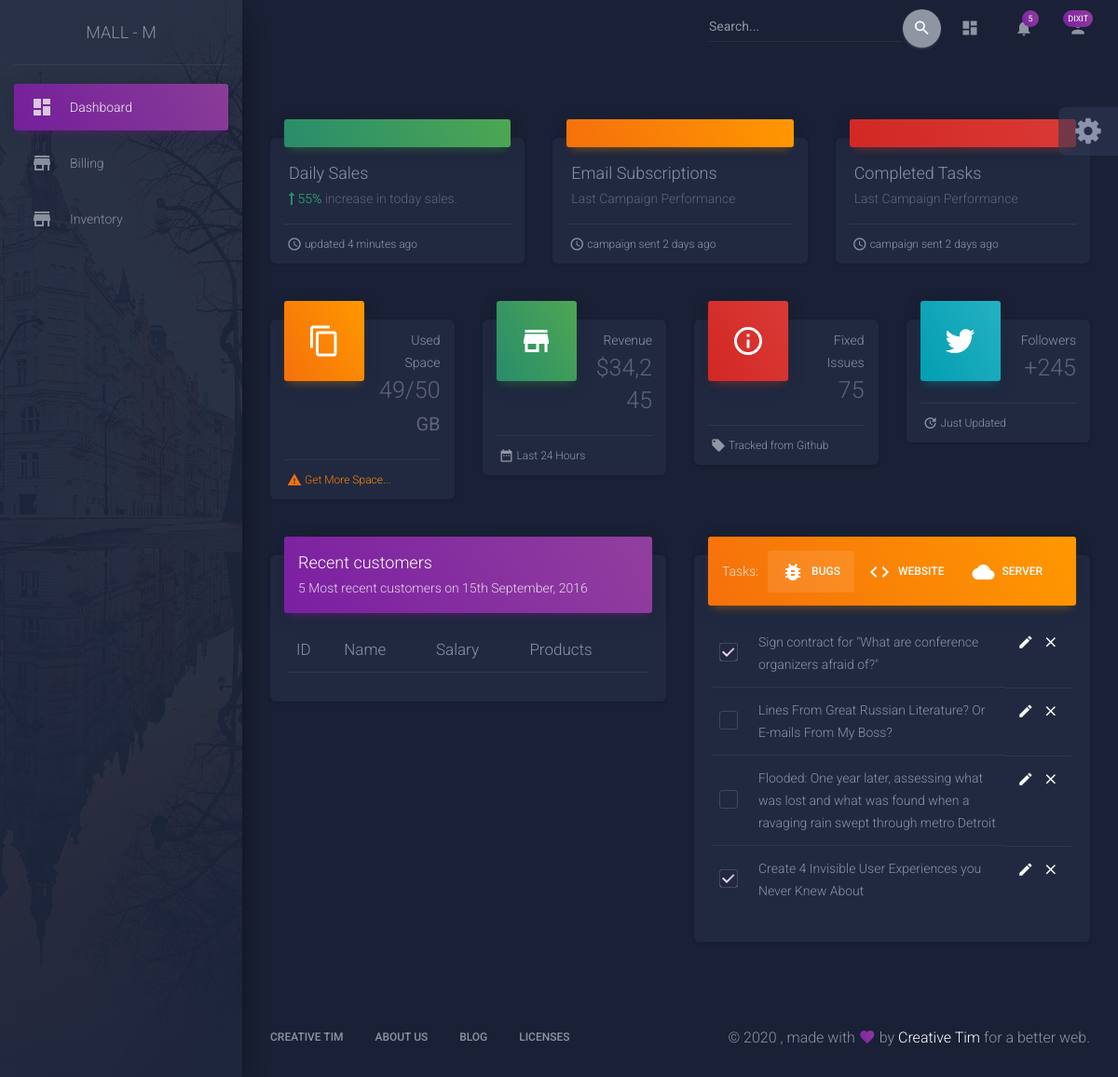
Before: / (signed in) with the older database file.
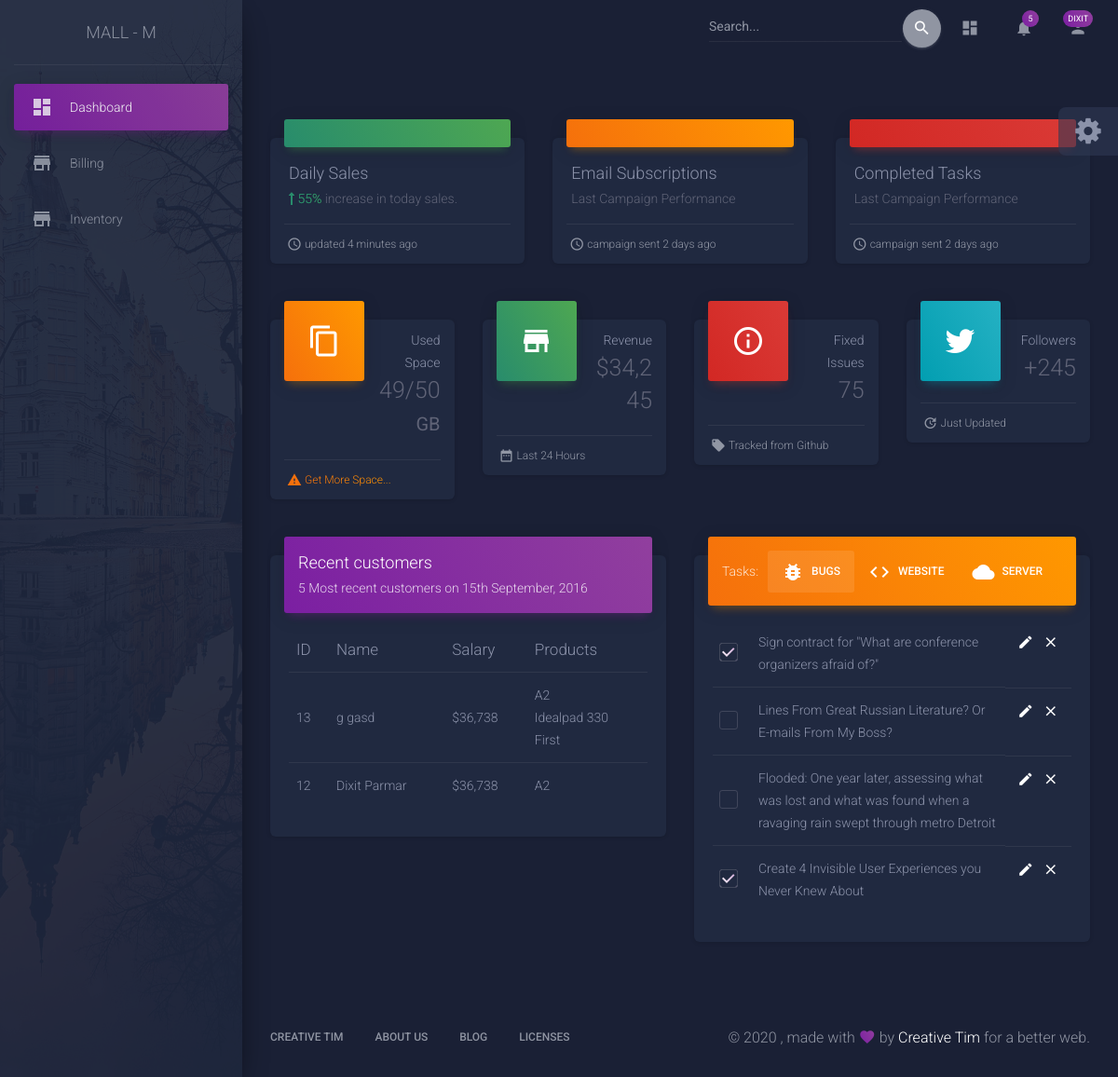
After: the same page with the newer database file.
### billing/models.py (models this page shows, shortened)
class Customer(models.Model):
  product = models.ManyToManyField(Product)
  fname = models.CharField(max_length=30)
  lname = models.CharField(max_length=30)
  quantity = models.IntegerField(default=1)
  date = models.DateTimeField( auto_now=False, auto_now_add=False, default=timezone.now)

### madmin/models.py (models this page shows, shortened)
class Product(models.Model):
  Product_name = models.CharField(max_length=50)
  Supplier_name = models.CharField(max_length=100)
  Description = models.TextField()
  Imported_quantity = models.IntegerField()
  Imported_cost = models.BigIntegerField()
  Sold_quantity = models.IntegerField()
  Profit = models.IntegerField(default=0)
  Available_quantity = models.IntegerField()
  Price = models.IntegerField()
  Product_type = models.CharField(max_length=30)
  Image = models.ImageField(default='default.png', upload_to='product_pics')
  Product_code = models.CharField(max_length=6, default='DEF000')
  def __str__(self):
      return self.Product_name

### madmin/views.py (the view)
# urls.py: path('',views.dashboard,name="dashboard"),
@login_required
def dashboard(request):
  context = {'customers' :  Customer.objects.all().order_by('-pk')[:5]}
  return render(request,'mallm/dashboard.html', context)

### madmin/templates/mallm/dashboard.html (shortened to what the changed rows need)
{% extends 'mallm/common.html' %}
{% block content %}
      <div class="content mt-0">
        <div class="container-fluid">
          <div class="row">
            <div class="col-lg-6 col-md-12">
              <div class="card">
                <div class="card-body table-responsive">
                  <table class="table table-hover">
                    <thead class="text-warning">
                      <th>ID</th>
                      <th>Name</th>
                      <th>Salary</th>
                      <th>Products</th>
                    </thead>
                    <tbody>
                      {% for customer in customers %}
                      <tr>
                        <td>{{customer.pk}}</td>
                        <td>{{customer.fname}} {{customer.lname}} </td>
                        <td>$36,738</td>
                        <td>{{customer.product.all|join:'<br>'}}</td>
                      </tr>
                    {% endfor %}
                    </tbody>
                  </table>
                </div>
              </div>
            </div>
          </div>
        </div>
      </div>
     {% endblock content %}

Changed rows visible on the page:
added Customer: pk "13", fname "g", lname "gasd", product.all "A2 Idealpad 330 First"
added Customer: pk "12", fname "Dixit", lname "Parmar", product.all "A2"
